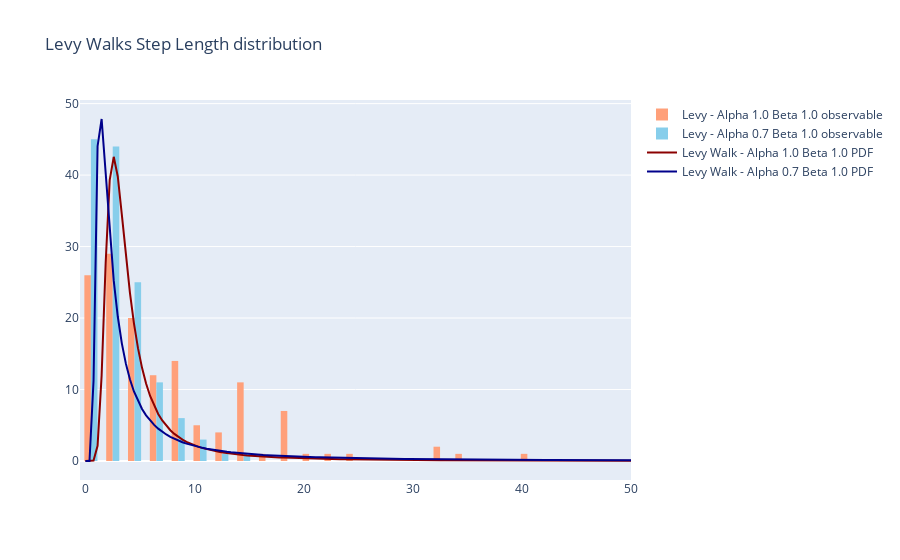

Notebook source saved alongside this figure:
### Markdown cell above
## Activity 4 - Step-length Distribution - (source dist. vs observed dist.)
    - Write a function that returns a Lévy Walk (LW) trajectory in pandas df.
    - Consider two LW trajectories with different alpha coefficients.
    - Write a function that restaurants the step lengths for a given trajectory.
    - Compare the observed distribution (histogram) to the source distribution (curve) for
    both trajectories, as shown in the figure below.
    - Display the results using plotly.

### Code cell
def levy_traj(alpha = 1.5, beta=0, m = 0, speed=10,s_pos = [0,0,0], n_steps=1000, time_per_step=0.0004):
    # Initialize the dataFrame to store x, y values to trace trajectory, then set initial position for Data Frame
    trajectory = pd.DataFrame(columns=['x_pos', 'y_pos', 'z_pos'])
    temp_df = pd.DataFrame([{'x_pos':s_pos[0], 'y_pos':s_pos[1], 'z_pos':s_pos[2]}]) 

    trajectory = pd.concat([trajectory,temp_df], ignore_index=True)

    # Initialize the velocity vector with initial position
    velocity = Vec2d(speed, 0)

    # Random values using Lévy algorithm
    r = levy_stable.rvs(alpha, beta, loc=m, size=n_steps) #angle rotation values

    # trajectory x and y values are defined by lévy distribution random values.
    # On each iteration the difference between each step is calculated multiplying the value returned by the velocity 
    # vector with the current value of the random lavue from lévy distribution.
    for i in range(n_steps):
        step_length = r[i]
        
        # Rotation angles for the vector are also random values from lévy distribution
        velocity = velocity.rotated(step_length)
        
        length_traveled = velocity.get_length() * step_length * time_per_step # times values (z)
        
        # new position values are stored in the trajectory dataframe
        temp_df = pd.DataFrame([{
            'x_pos':trajectory.x_pos[i] + velocity.x * step_length, 
            'y_pos':trajectory.y_pos[i] + velocity.y * step_length, 
            'z_pos':trajectory.z_pos[i] + length_traveled
            }]
        )
        trajectory = pd.concat([trajectory, temp_df], ignore_index=True)
        
    return trajectory, r

def step_lengths(lev_traj, rot_ang): #recieves levy walk, and the turning angles from levy distribution random values used on the given levy walk
    step_lengths = []
    step_length = 1
    for i in range(len(lev_traj)-1):
        if (rot_ang[i] < 10 and rot_ang[i] > -10 ): # Is the angle approaching to zero?
            step_length += 1 # If it does, sum
        else:
            step_lengths.append(step_length)
            step_length = 1

    return pd.DataFrame(step_lengths, columns=['step_length'])

# Levy walks trajectories with alpha values of 0.7 and 1            
levy_traj_1, rot_angles_1 = levy_traj(alpha=1, beta=1, m=5)
levy_traj_07, rot_angles_07 = levy_traj(alpha=0.7, beta=1, m=5)

# Step lengths for both 1 and 0.7 levy walks
levy_1_sls = step_lengths(levy_traj_1, rot_angles_1)
levy_07_sls = step_lengths(levy_traj_07, rot_angles_07)

# X values to show the levy walk
times = np.linspace(0,50, len(levy_1_sls))

# Probability density functions
levy_pdf_1 = levy_stable.pdf(times, alpha=1, beta=1,loc=3)
levy_pdf_07 = levy_stable.pdf(times, alpha=0.7, beta=1, loc=0)


scaling_factor = 150
levy_pdf_1 *= scaling_factor
levy_pdf_07 *= scaling_factor

# Plot histograms using Plotly
fig_hist = go.Figure()
fig_hist.add_trace(go.Histogram(
    y=times,
    x=levy_1_sls.step_length,
    name='Levy - Alpha 1.0 Beta 1.0 observable',
    marker_color='lightsalmon',
))

fig_hist.add_trace(go.Histogram(
    y=times,
    x=levy_07_sls.step_length,
    name='Levy - Alpha 0.7 Beta 1.0 observable',
    marker_color='skyblue'
))

fig_hist.add_trace(go.Scatter(
    x = times,
    y = levy_pdf_1,
    mode = 'lines',
    name='Levy Walk - Alpha 1.0 Beta 1.0 PDF',
    marker_color='darkred',
    showlegend=True
))

fig_hist.add_trace(go.Scatter(
    x = times,
    y = levy_pdf_07,
    mode = 'lines',
    name='Levy Walk - Alpha 0.7 Beta 1.0 PDF',
    marker_color='darkblue',
    showlegend=True
))

fig_hist.update_layout(
    title='Levy Walks Step Length distribution',
    bargap=0.4
    )

fig_hist.show()

### Figure 1 — Plotly figure (JSON) as saved in the notebook; plotly's stock layout.template omitted (floating-point values rounded to 4 significant figures; data arrays with more than 128 entries replaced by an {"elided": "..."} marker saying what was removed)
{"data": [{"marker": {"color": "lightsalmon"}, "name": "Levy - Alpha 1.0 Beta 1.0 observable", "type": "histogram", "x": {"elided": "136 int values"}, "y": {"elided": "136 float values"}}, {"marker": {"color": "skyblue"}, "name": "Levy - Alpha 0.7 Beta 1.0 observable", "type": "histogram", "x": {"elided": "293 int values"}, "y": {"elided": "136 float values"}}, {"marker": {"color": "darkred"}, "mode": "lines", "name": "Levy Walk - Alpha 1.0 Beta 1.0 PDF", "showlegend": true, "type": "scatter", "x": {"elided": "136 float values"}, "y": {"elided": "136 float values"}}, {"marker": {"color": "darkblue"}, "mode": "lines", "name": "Levy Walk - Alpha 0.7 Beta 1.0 PDF", "showlegend": true, "type": "scatter", "x": {"elided": "136 float values"}, "y": {"elided": "136 float values"}}], "layout": {"bargap": 0.4, "title": {"text": "Levy Walks Step Length distribution"}}}
